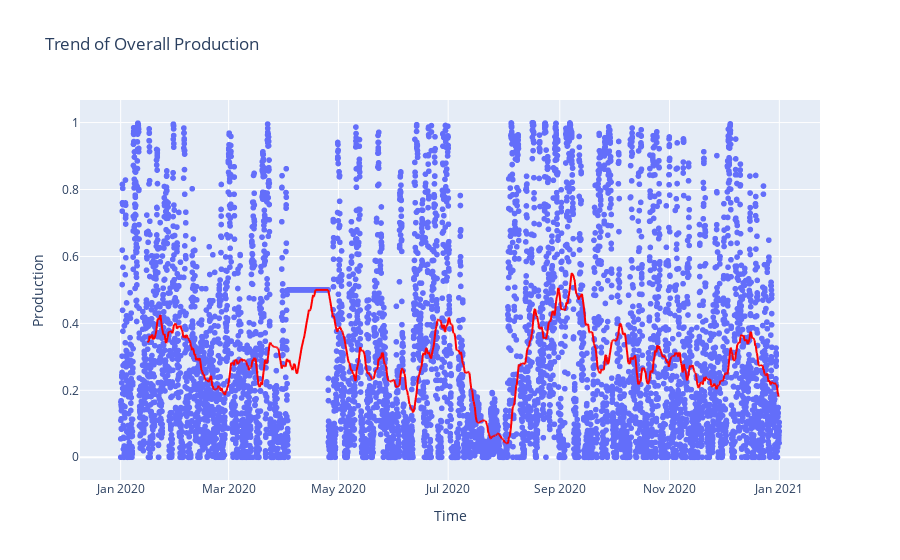

This figure's notebook cell:
### Code cell
#  Plot: Overall Sales Trend Over Time
# trend = average_sale.rolling(
#     window=365,
#     center=True,
#     min_periods=183,
# ).mean()


fig = px.scatter(title="Trend of Overall Production",data_frame=average_production_by_date, x=average_production_by_date.index, y=average_production_by_date.values, trendline="rolling", trendline_options=dict(window=365))
fig.data[1].update(line_color='red') 
fig.update_layout(
    xaxis_title="Time", yaxis_title="Production"
)
fig.show()

### Using matplotlib
# plt.plot(average_sale.index, average_sale.values)
# plt.xlabel("Time",  size = 20)
# plt.ylabel("Sales", size = 20)
# plt.title("Trend Sales", size = 25)

# plt.plot(trend, color="red")

### Figure 1 — Plotly figure (JSON) as saved in the notebook; plotly's stock layout.template omitted (floating-point values rounded to 4 significant figures; data arrays with more than 128 entries replaced by an {"elided": "..."} marker saying what was removed)
{"data": [{"hovertemplate": "date=%{x}<br>y=%{y}<extra></extra>", "legendgroup": "", "marker": {"color": "#636efa", "symbol": "circle"}, "mode": "markers", "name": "", "showlegend": false, "type": "scattergl", "x": {"elided": "8783 str values"}, "xaxis": "x", "y": {"elided": "8783 float values"}, "yaxis": "y"}, {"hovertemplate": "<b>Rolling mean trendline</b><br><br>date=%{x}<br>y=%{y} <b>(trend)</b><extra></extra>", "legendgroup": "", "line": {"color": "red"}, "marker": {"color": "#636efa", "symbol": "circle"}, "mode": "lines", "name": "", "showlegend": false, "type": "scattergl", "x": {"elided": "8783 str values"}, "xaxis": "x", "y": {"elided": "8783 float values"}, "yaxis": "y"}], "layout": {"legend": {"tracegroupgap": 0}, "title": {"text": "Trend of Overall Production"}, "xaxis": {"anchor": "y", "domain": [0, 1], "title": {"text": "Time"}}, "yaxis": {"anchor": "x", "domain": [0, 1], "title": {"text": "Production"}}}}
